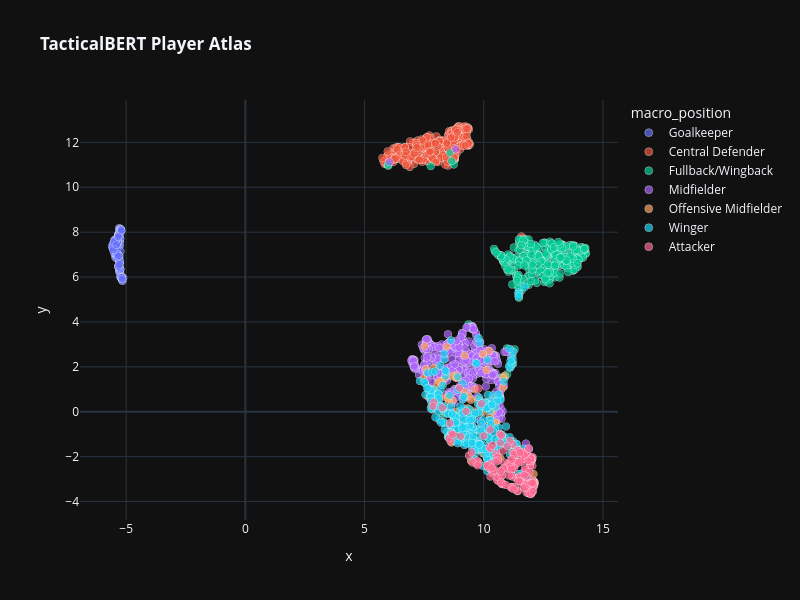

Notebook source saved alongside this figure:
### Markdown cell above
## **INTERACTIVE SEMANTIC ATLAS**
The following map represents the tactical atlas of the model. The model doesn't know the tactical roles of the players and the colored labels are assigned only in this moment. Players clustered together share similar action patterns, spatial locations and pressure handling.

### Code cell
fig = px.scatter(
    df_clean, x='x', y='y', color='macro_position', hover_name='player_name',
    hover_data={'x': False, 'y': False, 'position': True, 'team': True, 'actions_count': True},
    title='<b>TacticalBERT Player Atlas</b>',
    template='plotly_dark', width=800, height=600,
    category_orders={"macro_position": [
        "Goalkeeper", "Central Defender", "Fullback/Wingback", 
        "Midfielder", "Offensive Midfielder", "Winger", "Attacker"
    ]}
)

fig.update_traces(marker=dict(size=8, opacity=0.7, line=dict(width=0.5, color='white')))
fig.show()

### Figure 1 — Plotly figure (JSON) as saved in the notebook; plotly's stock layout.template omitted (floating-point values rounded to 4 significant figures; data arrays with more than 128 entries replaced by an {"elided": "..."} marker saying what was removed)
{"data": [{"customdata": {"elided": "97x3 mixed values"}, "hovertemplate": "<b>%{hovertext}</b><br><br>macro_position=Goalkeeper<br>position=%{customdata[0]}<br>team=%{customdata[1]}<br>actions_count=%{customdata[2]}<extra></extra>", "hovertext": ["Felix Wiedwald", "Przemysław Tytoń", "René Adler", "Loris Karius", "Ron-Robert Zieler", "Manuel Neuer", "Marwin Hitz", "Roman Bürki", "Ralf Fährmann", "Diego Orlando Benaglio", "Oliver Baumann", "Lukáš Hrádecký", "Rune Almenning Jarstein", "Bernd Leno", "Ramazan Özcan", "Timo Horn", "Christian Mathenia", "Yann Sommer", "Łukasz Fabiański", "Tim Howard", "Rob Elliot", "Costel Fane Pantilimon", "Wayne Hennessey", "Petr Čech", "John Ruddy", "Glyn Oliver Myhill", "Jack Butland", "David de Gea Quintana", "Joe Hart", "Bradley Guzan", "Hugo Lloris", "Artur Boruc", "Heurelho da Silva Gomes", "Kasper Schmeichel", "Vito Mannone", "Simon Mignolet", "Adrián San Miguel del Castillo", "Rémy Vercoutre", "Steve Mandanda", "Benoît Guy Robert Costil", "Jean-Louis Leca", "Paul Bernardoni", "Rémy Riou", "Jonas Lössl", "Ludovic Butelle", "Cédric Carrasso", "Stéphane Ruffier", "Benjamin Lecomte", "Anthony Lopes", "Danijel Subašić", "Vincent Enyeama", "Clément Maury", "Kevin Trapp", "Johny Placide", "Laurent Pionnier", "Thibaut Courtois", "Nicola Leali", "Łukasz Skorupski", "José Manuel Reina Páez", "Stefano Sorrentino", "Wojciech Szczęsny", "Orestis Karnezis", "Samir Handanovič", "Daniele Padelli", "Federico Marchetti", "Gianluigi Donnarumma", "Andrea Consigli", "Emiliano Viviano", "Marco Sportiello", "Antonio Mirante", "Gianluigi Buffon", "Anton Ciprian Tătărușanu", "Pierluigi Gollini", "Albano Benjamín Bizzarri", "Vid Belec", "Mattia Perin", "Gorka Iraizoz Moreno", "Asier Riesgo Unamuno", "Andrés Eduardo Fernández Moreno", "Keylor Navas Gamboa", "Vicente Guaita Panadero", "Diego Mariño Villar", "Iván Cuéllar Sacristán", "Antonio Adán Garrido", "Jan Oblak", "Alphonse Areola", "Javier Varas Herrera", "Sergio Álvarez Conde", "Gerónimo Rulli", "Idriss Carlos Kameni", "Pau López Sabata", "Juan Carlos Martín Corral", "Germán Darío Lux", "Sergio Rico González", "Claudio Andrés Bravo Muñoz", "Alban Lafont", "Yoan Cardinale"], "legendgroup": "Goalkeeper", "marker": {"color": "#636efa", "line": {"color": "white", "width": 0.5}, "opacity": 0.7, "size": 8, "symbol": "circle"}, "mode": "markers", "name": "Goalkeeper", "showlegend": true, "type": "scattergl", "x": [-5.436, -5.392, -5.359, -5.253, -5.341, -5.154, -5.258, -5.166, -5.196, -5.178, -5.249, -5.257, -5.18, -5.177, -5.297, -5.53, -5.267, -5.161, -5.458, -5.453, -5.476, -5.557, -5.349, -5.443, -5.417, -5.336, -5.498, -5.428, -5.416, -5.457, -5.208, -5.322, -5.299, -5.598, -5.495, -5.299, -5.553, -5.228, -5.178, -5.309, -5.275, -5.33, -5.265, -5.297, -5.216, -5.31, -5.304, -5.324, -5.325, -5.291, -5.276, -5.259, -5.289, -5.264, -5.335, -5.56, -5.293, -5.268, -5.211, -5.246, -5.24, -5.229, -5.248, -5.244, -5.371, -5.253, -5.278, -5.396, -5.208, -5.316, -5.268, -5.172, -5.349, -5.359, -5.244, -5.254, -5.253, -5.255, -5.338, -5.386, -5.367, -5.39, -5.449, -5.506, -5.313, -5.212, -5.124, -5.327, -5.208, -5.201, -5.334, -5.283, -5.177, -5.543, -5.164, -5.409, -5.314], "xaxis": "x", "y": [6.969, 7.042, 6.959, 6.357, 6.473, 5.831, 6.288, 5.921, 5.998, 5.91, 6.18, 6.39, 5.918, 5.993, 6.257, 7.297, 8.161, 5.927, 6.962, 7.08, 7.514, 7.305, 7.825, 6.87, 7.322, 7.902, 7.078, 6.954, 6.996, 7.669, 5.959, 7.408, 8.173, 7.377, 7.643, 6.342, 7.478, 8.104, 5.958, 7.706, 7.383, 7.813, 6.627, 7.923, 8.062, 6.758, 6.883, 7.468, 6.804, 7.667, 6.9, 6.291, 6.695, 7.624, 7.556, 7.3, 8.017, 7.706, 5.974, 8.125, 6.346, 8.119, 7.713, 7.145, 7.014, 6.657, 6.434, 7.234, 8.094, 6.97, 6.699, 5.925, 7.46, 7.754, 8.1, 7.885, 6.023, 7.466, 7.508, 6.889, 7.549, 7.027, 7.629, 7.571, 7.866, 8.12, 5.967, 6.479, 5.998, 8.06, 7.799, 6.56, 5.983, 7.211, 5.897, 7.435, 6.937], "yaxis": "y"}, {"customdata": {"elided": "293x3 mixed values"}, "hovertemplate": "<b>%{hovertext}</b><br><br>macro_position=Central Defender<br>position=%{customdata[0]}<br>team=%{customdata[1]}<br>actions_count=%{customdata[2]}<extra></extra>", "hovertext": {"elided": "293 str values"}, "legendgroup": "Central Defender", "marker": {"color": "#EF553B", "line": {"color": "white", "width": 0.5}, "opacity": 0.7, "size": 8, "symbol": "circle"}, "mode": "markers", "name": "Central Defender", "showlegend": true, "type": "scattergl", "x": {"elided": "293 float values"}, "xaxis": "x", "y": {"elided": "293 float values"}, "yaxis": "y"}, {"customdata": {"elided": "317x3 mixed values"}, "hovertemplate": "<b>%{hovertext}</b><br><br>macro_position=Fullback/Wingback<br>position=%{customdata[0]}<br>team=%{customdata[1]}<br>actions_count=%{customdata[2]}<extra></extra>", "hovertext": {"elided": "317 str values"}, "legendgroup": "Fullback/Wingback", "marker": {"color": "#00cc96", "line": {"color": "white", "width": 0.5}, "opacity": 0.7, "size": 8, "symbol": "circle"}, "mode": "markers", "name": "Fullback/Wingback", "showlegend": true, "type": "scattergl", "x": {"elided": "317 float values"}, "xaxis": "x", "y": {"elided": "317 float values"}, "yaxis": "y"}, {"customdata": {"elided": "368x3 mixed values"}, "hovertemplate": "<b>%{hovertext}</b><br><br>macro_position=Midfielder<br>position=%{customdata[0]}<br>team=%{customdata[1]}<br>actions_count=%{customdata[2]}<extra></extra>", "hovertext": {"elided": "368 str values"}, "legendgroup": "Midfielder", "marker": {"color": "#ab63fa", "line": {"color": "white", "width": 0.5}, "opacity": 0.7, "size": 8, "symbol": "circle"}, "mode": "markers", "name": "Midfielder", "showlegend": true, "type": "scattergl", "x": {"elided": "368 float values"}, "xaxis": "x", "y": {"elided": "368 float values"}, "yaxis": "y"}, {"customdata": {"elided": "87x3 mixed values"}, "hovertemplate": "<b>%{hovertext}</b><br><br>macro_position=Offensive Midfielder<br>position=%{customdata[0]}<br>team=%{customdata[1]}<br>actions_count=%{customdata[2]}<extra></extra>", "hovertext": ["Vladimír Darida", "Zlatko Junuzović", "Daniel Didavi", "Yunus Mallı", "Ja-Cheol Koo", "Thomas Müller", "Halil Altıntop", "Shinji Kagawa", "Alexandru Iulian Maxim", "Max Meyer", "Max Kruse", "Julian Draxler", "Aaron Hunt", "Nadiem Amiri", "Alexander Meier", "Hiroshi Kiyotake", "Marco Jhonfai Fabián De La Mora", "Younès Belhanda", "Yūya Ōsako", "Mario Vrančić", "Mario Götze", "Jan Rosenthal", "Gylfi Þór Sigurðsson", "Ross Barkley", "Georginio Wijnaldum", "Steven Davis", "Sadio Mané", "Jason Puncheon", "Mesut Özil", "Wes Hoolahan", "Oscar dos Santos Emboaba Júnior", "Ibrahim Afellay", "Ander Herrera Agüera", "Bojan Krkíc Pérez", "Kevin De Bruyne", "Bamidele Alli", "Ryan Mason", "David Josué Jiménez Silva", "Steven Naismith", "Saido Berahino", "Adam David Lallana", "Roberto Firmino Barbosa de Oliveira", "Abdelaziz Barrada", "Abdoulaye Sadio Diallo", "Benjamin Nivet", "Mohamed Larbi", "Chaouki Ben Saada", "Yacine Bammou", "Alejandro Bedoya", "Ryad Boudebouz", "Gaëtan Charbonnier", "Óscar Guido Trejo", "Mathieu Valbuena", "Hatem Ben Arfa", "Valentin Eysseric", "Rémy Cabella", "Axel Ngando", "Wallyson Teixeira Mallmann", "Alessandro Diamanti", "Riccardo Saponara", "Franco Damián Vázquez", "Franco Brienza", "Josip Iličić", "Matías Ariel Fernández Fernández", "Carlos Joaquín Correa", "Valter Birsa", "Paul-José M''Poku Ebunge", "Lorenzo Lollo", "Kevin Lasagna", "Simone Pepe", "Raúl García Escudero", "Alen Halilović", "Adrián González Morales", "Víctor Rodríguez Romero", "Rubén Rochina Naixes", "Pedro Taunausú Domínguez Placeres", "Pedro Pablo Hernández", "Emiliano Buendía", "Marco Asensio Willemsen", "Luis Alberto Romero Alconchel", "Éver Maximiliano David Banega", "Vicente Iborra De La Fuente", "Pablo Hernández Domínguez", "Jozabed Sánchez Ruiz", "Javier Márquez Moreno", "Sergio Canales Madrazo", "Juan Fernando Quintero Paniagua"], "legendgroup": "Offensive Midfielder", "marker": {"color": "#FFA15A", "line": {"color": "white", "width": 0.5}, "opacity": 0.7, "size": 8, "symbol": "circle"}, "mode": "markers", "name": "Offensive Midfielder", "showlegend": true, "type": "scattergl", "x": [8.238, 11.17, 10.38, 10.28, 10.52, 8.646, 10.74, 8.038, 9.965, 8.507, 8.522, 8.566, 9.558, 10.5, 12.11, 8.613, 9.755, 9.75, 10.68, 10.88, 8.711, 12.08, 9.198, 7.847, 9.388, 8.447, 9.43, 9.323, 7.464, 8.699, 7.993, 7.575, 7.933, 7.79, 8.066, 10.47, 7.526, 7.73, 9.625, 10.42, 10.28, 10.24, 8.371, 10.14, 9.197, 10.26, 8.836, 11.01, 9.354, 8.668, 10.69, 9.721, 8.582, 8.696, 9.842, 8.539, 10.47, 8.423, 8.681, 9.465, 9.968, 8.837, 8.615, 8.1, 9.166, 10.44, 9.738, 10.8, 12.15, 8.835, 11.3, 8.337, 10.23, 9.465, 9.47, 8.508, 9.966, 10.81, 9.569, 9.483, 7.858, 12.09, 8.687, 8.896, 10.11, 8.154, 7.678], "xaxis": "x", "y": [1.298, 2.147, 0.01207, -1.884, -0.4911, -1.365, -1.329, 0.5444, -0.0104, -1.117, -1.069, -1.046, -0.7164, 0.4993, -3.103, -0.7907, 0.5628, -1.287, -1.249, 1.601, -0.1631, -2.776, 2.502, 0.5909, -0.8077, 2.898, -1.071, 0.1549, 1.471, 0.5011, 0.9024, 1.907, 1.961, 0.7441, 1.258, -0.4844, 2.918, 0.8749, 1.004, -2.018, 0.08106, 0.3305, 1.505, -0.9728, 0.8808, -0.2382, 0.00167, -2.334, 0.706, -0.9049, -2.067, -0.8227, -1.058, -1.252, 0.3019, 0.4123, 0.2167, 0.6372, -0.942, -2.181, -1.848, 1.509, -0.9957, 0.3118, -1.302, 0.6022, -1.677, 1.083, -3.161, 1.639, -1.571, -0.0001555, 2.709, 0.5336, -0.3449, 0.6301, 2.571, 1.494, 0.01219, -0.8014, 0.9957, -3.107, 1.581, 1.524, 1.855, 1.368, 0.6603], "yaxis": "y"}, {"customdata": {"elided": "270x3 mixed values"}, "hovertemplate": "<b>%{hovertext}</b><br><br>macro_position=Winger<br>position=%{customdata[0]}<br>team=%{customdata[1]}<br>actions_count=%{customdata[2]}<extra></extra>", "hovertext": {"elided": "270 str values"}, "legendgroup": "Winger", "marker": {"color": "#19d3f3", "line": {"color": "white", "width": 0.5}, "opacity": 0.7, "size": 8, "symbol": "circle"}, "mode": "markers", "name": "Winger", "showlegend": true, "type": "scattergl", "x": {"elided": "270 float values"}, "xaxis": "x", "y": {"elided": "270 float values"}, "yaxis": "y"}, {"customdata": {"elided": "170x3 mixed values"}, "hovertemplate": "<b>%{hovertext}</b><br><br>macro_position=Attacker<br>position=%{customdata[0]}<br>team=%{customdata[1]}<br>actions_count=%{customdata[2]}<extra></extra>", "hovertext": {"elided": "170 str values"}, "legendgroup": "Attacker", "marker": {"color": "#FF6692", "line": {"color": "white", "width": 0.5}, "opacity": 0.7, "size": 8, "symbol": "circle"}, "mode": "markers", "name": "Attacker", "showlegend": true, "type": "scattergl", "x": {"elided": "170 float values"}, "xaxis": "x", "y": {"elided": "170 float values"}, "yaxis": "y"}], "layout": {"height": 600, "legend": {"title": {"text": "macro_position"}, "tracegroupgap": 0}, "title": {"text": "<b>TacticalBERT Player Atlas</b>"}, "width": 800, "xaxis": {"anchor": "y", "domain": [0, 1], "title": {"text": "x"}}, "yaxis": {"anchor": "x", "domain": [0, 1], "title": {"text": "y"}}}}
